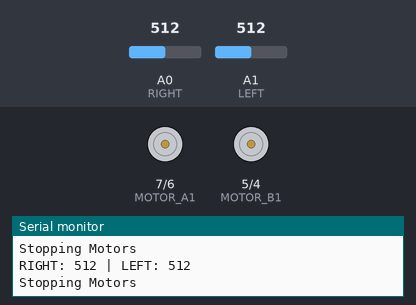
This sketch was run on a simulated Arduino Uno, built with avr-gcc and run on an emulated ATmega328P. Shown: motor-driver pin pairs drawn as motors (green arrow = first pin HIGH = forward, orange = second pin HIGH = backward, longer = more drive, scaled by the enable pin), the last lines printed to the serial monitor. The inputs (shaded band) are chosen by the test bench; at power-on: A0 (RIGHT) = 512, A1 (LEFT) = 512.

Above: at 1.2 s.
1.3 s: A0 (RIGHT) set to 842
2.8 s: A0 (RIGHT) set to 862
At 3.6 s:
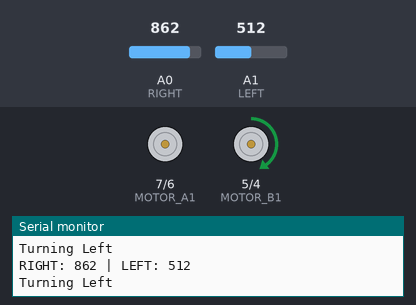
4.3 s: A1 (LEFT) set to 833
5.8 s: A1 (LEFT) set to 862
At 7.5 s:
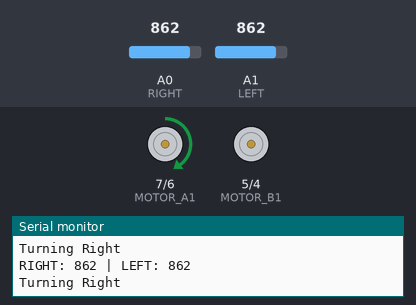
Timing chart, 0 to 8.5 s (numbered marks = the images above; inputs shaded):
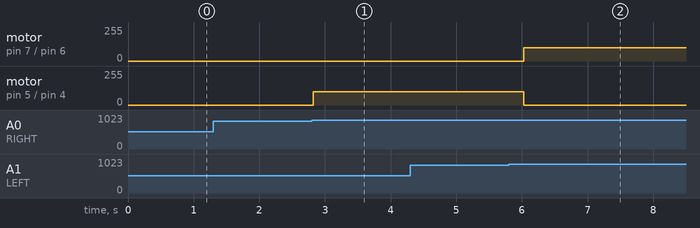

The sketch:

linefollowingrobot.ino
```cpp
// Pin Definitions
int ENA = 9;
int ENB = 3;
int MOTOR_A1 = 7;
int MOTOR_A2 = 6;
int MOTOR_B1 = 5;
int MOTOR_B2 = 4;

int RIGHT = A0; // Right IR sensor
int LEFT = A1;  // Left IR sensor

// Variables
int S = 100;    //  motor speed (PWM value)
int R = 0, L = 0; // Sensor readings
bool isTurning = false; // Turn lock flag

void setup() {

  pinMode(ENA, OUTPUT);
  pinMode(ENB, OUTPUT);
  pinMode(MOTOR_A1, OUTPUT);
  pinMode(MOTOR_A2, OUTPUT);
  pinMode(MOTOR_B1, OUTPUT);
  pinMode(MOTOR_B2, OUTPUT);

  pinMode(RIGHT, INPUT);
  pinMode(LEFT, INPUT);

  Serial.begin(9600);
}

void loop() {
  // Read sensor values
  R = analogRead(RIGHT);
  L = analogRead(LEFT);

  // Print sensor values for debugging
  Serial.print("RIGHT: ");
  Serial.print(R);
  Serial.print(" | LEFT: ");
  Serial.println(L);


  if (!isTurning) {
    if (R < 200 && L < 200) {

      moveForward();
    } else if (L >= 850) {

      turnRight();
    } else if (R >= 850) {

      turnLeft();
    } else {

      moveStop();
    }
  }

  delay(100);
}

// Function to stop the robot
void moveStop() {
  Serial.println("Stopping Motors");
  analogWrite(ENA, 0);
  analogWrite(ENB, 0);
  digitalWrite(MOTOR_A1, LOW);
  digitalWrite(MOTOR_A2, LOW);
  digitalWrite(MOTOR_B1, LOW);
  digitalWrite(MOTOR_B2, LOW);
  isTurning = false; // Reset turn lock
}

// Function to move the robot forward
void moveForward() {
  Serial.println("Moving Forward");
  analogWrite(ENA, 70);
  analogWrite(ENB, 70);
  digitalWrite(MOTOR_A1, HIGH);
  digitalWrite(MOTOR_A2, LOW);
  digitalWrite(MOTOR_B1, HIGH);
  digitalWrite(MOTOR_B2, LOW);
  isTurning = false; // Reset turn lock
}

// Function to turn the robot right
void turnRight() {
  isTurning = true;
  Serial.println("Turning Right");
  analogWrite(ENA, S);
  analogWrite(ENB, 0);
  digitalWrite(MOTOR_A1, HIGH);
  digitalWrite(MOTOR_A2, LOW);
  digitalWrite(MOTOR_B1, LOW);
  digitalWrite(MOTOR_B2, HIGH);
  delay(300);
  isTurning = false; // Unlock after the turn
}

// Function to turn the robot left
void turnLeft() {
  isTurning = true;
  Serial.println("Turning Left");
  analogWrite(ENA, 0);
  analogWrite(ENB, S);
  digitalWrite(MOTOR_A1, LOW);
  digitalWrite(MOTOR_A2, HIGH);
  digitalWrite(MOTOR_B1, HIGH);
  digitalWrite(MOTOR_B2, LOW);
  delay(300);
  isTurning = false; // Unlock after the turn
}
```

Measured:
- the behaviour switches between 849 and 850 on A0 (RIGHT) (found by bisection; images 0 and 1)
- the behaviour switches between 849 and 850 on A1 (LEFT) (found by bisection; images 1 and 2)
- after the input at 2.8 s, motor on pin 5 (MOTOR_B1) / pin 4 (MOTOR_B2): stopped → forward 100/255 at once
- after the input at 5.8 s, motor on pin 7 (MOTOR_A1) / pin 6 (MOTOR_A2): stopped → forward 100/255 after 0.23 s; motor on pin 5 (MOTOR_B1) / pin 4 (MOTOR_B2): forward 100/255 → stopped after 0.23 s
